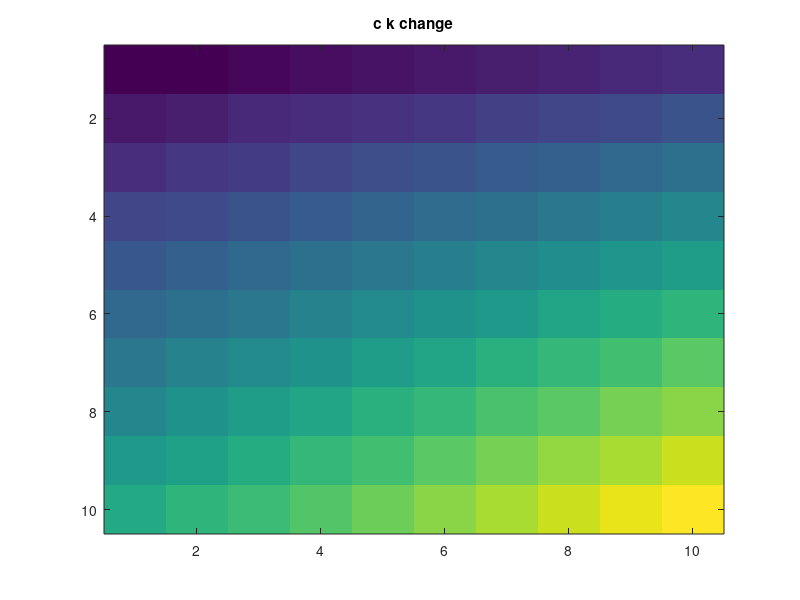

The MATLAB script that drew this image:
clear all
close all
n_particles = 2;
t_max = 10;
dt = 0.01;
t_durn = 0:dt:t_max;


% particle params
m = 1;
k=0.75;
damping_frac = 0.9;
R = 10;

%
diff_coef = 3.832e-10;
atomic_vol = 1.18e-7;
surface_energy = 2.5*0.01;
dihedral_angle = 146*(pi/180); % radians
density = 8920;
kT = 1.38e-23*1e3;

% initial vals
x = zeros(n_particles,length(t_durn));
y = zeros(n_particles,length(t_durn));

vx = zeros(n_particles,length(t_durn));
vy = zeros(n_particles,length(t_durn));

vrn_vec = zeros(1,length(t_durn));

force_e_x = zeros(1,length(t_durn));
force_e_y = zeros(1,length(t_durn));

force_d_x = zeros(1,length(t_durn));
force_d_y = zeros(1,length(t_durn));


force_v_x = zeros(1,length(t_durn));
force_v_y = zeros(1,length(t_durn));

force_s_x = zeros(1,length(t_durn));
force_s_y = zeros(1,length(t_durn));

force_total_x = zeros(1,length(t_durn));
force_total_y = zeros(1,length(t_durn));

a = zeros(1,length(t_durn));


forces_all_order = zeros(length(-0.5:0.5:3), length(t_durn));
e_forces_all_order = zeros(length(-0.5:0.5:3), length(t_durn));
d_forces_all_order = zeros(length(-0.5:0.5:3), length(t_durn));
v_forces_all_order = zeros(length(-0.5:0.5:3), length(t_durn));
s_forces_all_order = zeros(length(-0.5:0.5:3), length(t_durn));


% intialise
x(1,1) = rand;
x(2,1) = rand;

y(1,1) = rand;
y(2,1) = rand;

d = sqrt( (x(1,1) - x(2,1))^2  +  (y(1,1) - y(2,1))^2 );
if d >= 2*R
    while d > 2*R
        x(1,1) = rand;
        x(2,1) = rand;

        y(1,1) = rand;
        y(2,1) = rand;

        d = sqrt( (x(1,1) - x(2,1))^2  +  (y(1,1) - y(2,1))^2 );
    end
end

vx(1,1) = rand;
vx(2,1) = rand;

vy(1,1) = rand;
vy(2,1) = rand;
% initialize
t=2; ord = 1;
d = sqrt( (x(1,t-1) - x(2,t-1))^2  +  (y(1,t-1) - y(2,t-1))^2 );
force_e = k*(d^ord);
dx = ( x(1,t-1) - x(2,t-1) );
dy = ( y(1,t-1) - y(2,t-1) );
force_e_x(t-1) = force_e*(abs(dx)/d);
force_e_y(t-1) = force_e*(abs(dy)/d);

v1x = vx(1,t-1);
v1y = vy(1,t-1);

v2x = vx(2,t-1);
v2y = vy(2,t-1);

unit_vec = [dx, dy]./d;
v1n = v1x*unit_vec(1) + v1y*unit_vec(2);
v2n = v2x*unit_vec(1) + v2y*unit_vec(2);
vrn = v1n - v2n;
vrn_vec(t-1) = vrn;

%     force_d = damping_frac*sqrt(2*m*k)*vrn;
% according to other paper, so that penetration power can be kept at both
% terms
force_d = damping_frac*(d^ord)*sqrt(2*m*k)*vrn;
force_d_x(t-1) = force_d*(abs(dx)/d);
force_d_y(t-1) = force_d*(abs(dy)/d);

force_total_x(t-1) = force_e_x(t-1) + force_d_x(t-1);
force_total_y(t-1) = force_e_y(t-1) + force_d_y(t-1);


ord = 1;
% sensitivity
param_range = linspace(0.1,0.9,10);
param_range2 = linspace(0.1,0.9,10);

force_at_single_t = zeros(length(param_range), length(param_range2));

for param=1:length(param_range)
    for param2=1:length(param_range2)
        k = param_range(param);
        damping_frac = param_range2(param2);
        t_regime_change = 0;
        for t=2:length(t_durn)

            d = sqrt( (x(1,t-1) - x(2,t-1))^2  +  (y(1,t-1) - y(2,t-1))^2 );

            if d < R/5
                force_e = k*(d^ord);
                dx = ( x(1,t-1) - x(2,t-1) );
                dy = ( y(1,t-1) - y(2,t-1) );
                force_e_x(t) = force_e*(abs(dx)/d);
                force_e_y(t) = force_e*(abs(dy)/d);


                v1x = vx(1,t-1);
                v1y = vy(1,t-1);

                v2x = vx(2,t-1);
                v2y = vy(2,t-1);

                unit_vec = [dx, dy]./d;
                v1n = v1x*unit_vec(1) + v1y*unit_vec(2);
                v2n = v2x*unit_vec(1) + v2y*unit_vec(2);
                vrn = v1n - v2n;
                vrn_vec(t) = vrn;
                %     force_d = damping_frac*sqrt(2*m*k)*vrn;
                % according to other paper, so that penetration power can be kept at both
                % terms
                force_d = damping_frac*(d^ord)*sqrt(2*m*k)*vrn;
                force_d_x(t) = force_d*(abs(dx)/d);
                force_d_y(t) = force_d*(abs(dy)/d);

                force_total_x(t) = force_e_x(t) + force_d_x(t);
                force_total_y(t) = force_e_y(t) + force_d_y(t);

                e_forces_all_order(ord*2 + 2,:) = sqrt( (force_e_x).^2 + (force_e_y).^2  );
                d_forces_all_order(ord*2 + 2,:) = sqrt( (force_d_x).^2 + (force_d_y).^2  );
                t_regime_change = t;
            else % d > r/2 else
                if a(t-1) == 0
                    a(t-1) = 1.5*rand;
                end

                force_v = (pi*(a(t-1)^4))/(8*((diff_coef*atomic_vol)/(kT)));
                dx = ( x(1,t-1) - x(2,t-1) );
                dy = ( y(1,t-1) - y(2,t-1) );
                force_v_x(t) = force_v*(abs(dx)/d);
                force_v_y(t) = force_v*(abs(dy)/d);


                v1x = vx(1,t-1);
                v1y = vy(1,t-1);

                v2x = vx(2,t-1);
                v2y = vy(2,t-1);

                unit_vec = [-dx, -dy]./d;
                v1n = v1x*unit_vec(1) + v1y*unit_vec(2);
                v2n = v2x*unit_vec(1) + v2y*unit_vec(2);
                vrn = v1n - v2n;
                vrn_vec(t) = vrn;
                a(t) = sqrt(a(t-1)^2 -  2*R*vrn*dt);

                force_s = pi*(surface_energy)*(4*R*( 1 - 0.5*cos(dihedral_angle/2) ) + a(t-1)*sin(dihedral_angle/2) );
                force_s_x(t) = force_s*(abs(dx)/d);
                force_s_y(t) = force_s*(abs(dy)/d);


                force_total_x(t) = force_v_x(t) + force_s_x(t);
                force_total_y(t) = force_v_y(t) + force_s_y(t);


                v_forces_all_order(ord*2 + 2,:) = sqrt( (force_v_x).^2 + (force_v_y).^2  );
                s_forces_all_order(ord*2 + 2,:) = sqrt( (force_s_x).^2 + (force_s_y).^2  );


            end % d > r/2

            for n=1:n_particles
                vx(n,t) =  vx(n,t-1)+ (  (-1^n)*(force_total_x(t))/m   )*dt;
                vy(n,t) =  vy(n,t-1) + (  (-1^n)*(force_total_y(t))/m   )*dt;
            end

            for n=1:n_particles
                x(n,t) = x(n,t-1) + vx(n,t)*dt;
                y(n,t) = y(n,t-1) + vy(n,t)*dt;
            end
        end % t

        force_at_single_t(param, param2) = sqrt(force_total_x(t_regime_change)^2 + force_total_y(t_regime_change)^2);
    end
   
    
 
end % end of param



figure
    imagesc(force_at_single_t)
    title('c k change')





